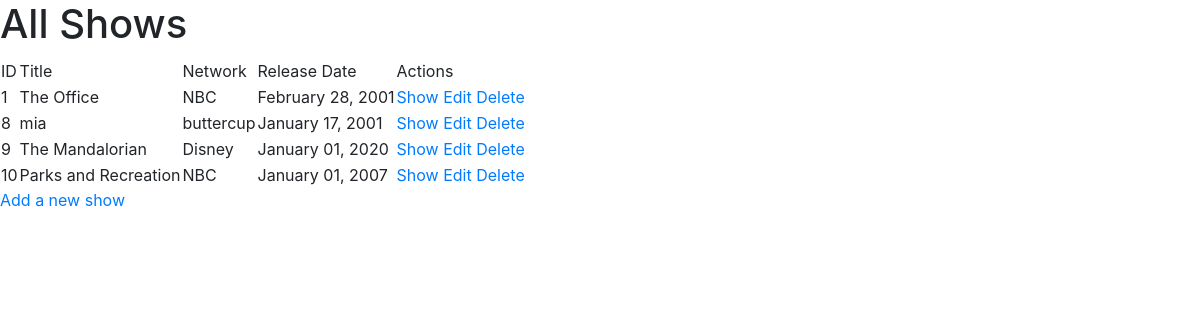
The page / on the database its author committed.
### tv_shows/models.py (models this page shows, shortened)
class Show(models.Model):
    title = models.CharField(max_length = 255)
    network = models.CharField(max_length = 255)
    release_date = models.DateTimeField()
    desc = models.TextField()
    created_at = models.DateTimeField(auto_now_add = True)
    updated_at = models.DateTimeField(auto_now = True)
    objects = ShowManager()
    def releasedate(self):
        return self.release_date.strftime('%B %d'+','+' %Y')

### tv_shows/views.py (the view)
# urls.py: path('', views.display_all),
def display_all(request):
    context = {
        "shows": Show.objects.all()
    }
    return render(request, 'read_all.html', context)

### tv_shows/templates/read_all.html (shortened to what this page needs)
<!DOCTYPE html>
<html lang="en">
<head>
    <link rel="stylesheet" href="https://stackpath.bootstrapcdn.com/bootstrap/4.4.1/css/bootstrap.min.css">
</head>
<body>
    <h1>All Shows</h1>
    <table>
        <th>
            <tr>
                <td>ID</td>
                <td>Title</td>
                <td>Network</td>
                <td>Release Date</td>
                <td>Actions</td>
            </tr>
        </th>
        <tbody>
            {% for show in shows %}
            <tr>
                <td>{{show.id}}</td>
                <td>{{show.title}}</td>
                <td>{{show.network}}</td>
                <td>{{show.releasedate}}</td>
                <td> <a href="/shows/{{show.id}}">Show</a> <a href="/shows/{{show.id}}/edit">Edit</a> <a href="/shows/destroy/{{show.id}}">Delete</a> </td>
            </tr>
            {% endfor %}
        </tbody>
    </table>
    <a href="/shows/new">Add a new show</a>
</body>
</html>

### rows shown on the page
Show: id "1", title "The Office", network "NBC", releasedate "February 28, 2001"
Show: id "8", title "mia", network "buttercup", releasedate "January 17, 2001"
Show: id "9", title "The Mandalorian", network "Disney", releasedate "January 01, 2020"
Show: id "10", title "Parks and Recreation", network "NBC", releasedate "January 01, 2007"
